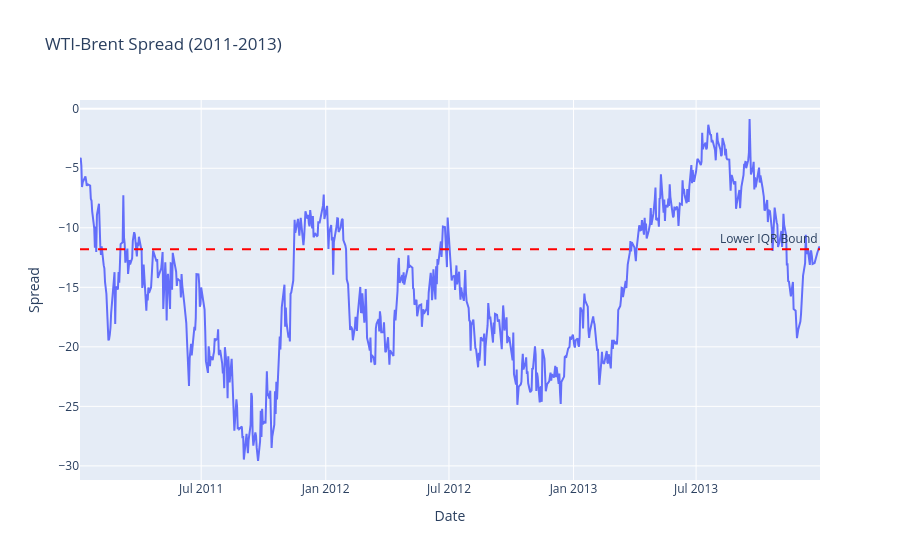

This figure's notebook cell:
### Code cell
fig_zoom = px.line(
    df_oil_2011_2013,
    x="Date",
    y="Spread",
    title="WTI-Brent Spread (2011-2013)"
)

fig_zoom.add_hline(
    y=-11.80875,
    line_dash="dash",
    line_color="red",
    annotation_text="Lower IQR Bound"
)

fig_zoom.show()

### Figure 1 — Plotly figure (JSON) as saved in the notebook; plotly's stock layout.template omitted (floating-point values rounded to 4 significant figures; data arrays with more than 128 entries replaced by an {"elided": "..."} marker saying what was removed)
{"data": [{"hovertemplate": "Date=%{x}<br>Spread=%{y}<extra></extra>", "legendgroup": "", "line": {"color": "#636efa", "dash": "solid"}, "marker": {"symbol": "circle"}, "mode": "lines", "name": "", "orientation": "v", "showlegend": false, "type": "scatter", "x": {"elided": "749 str values"}, "xaxis": "x", "y": {"elided": "749 float values"}, "yaxis": "y"}], "layout": {"annotations": [{"showarrow": false, "text": "Lower IQR Bound", "x": 1, "xanchor": "right", "xref": "x domain", "y": -11.81, "yanchor": "bottom", "yref": "y"}], "legend": {"tracegroupgap": 0}, "shapes": [{"line": {"color": "red", "dash": "dash"}, "type": "line", "x0": 0, "x1": 1, "xref": "x domain", "y0": -11.81, "y1": -11.81, "yref": "y"}], "title": {"text": "WTI-Brent Spread (2011-2013)"}, "xaxis": {"anchor": "y", "domain": [0, 1], "title": {"text": "Date"}}, "yaxis": {"anchor": "x", "domain": [0, 1], "title": {"text": "Spread"}}}}
